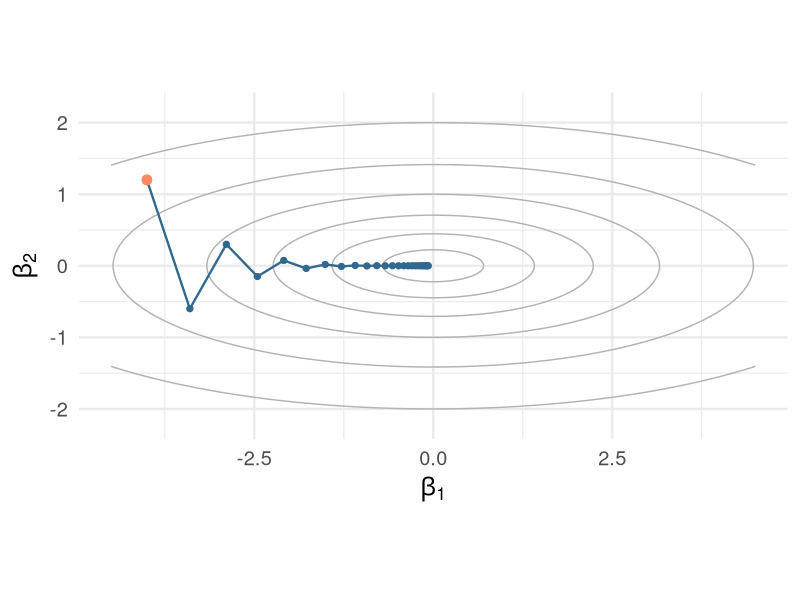
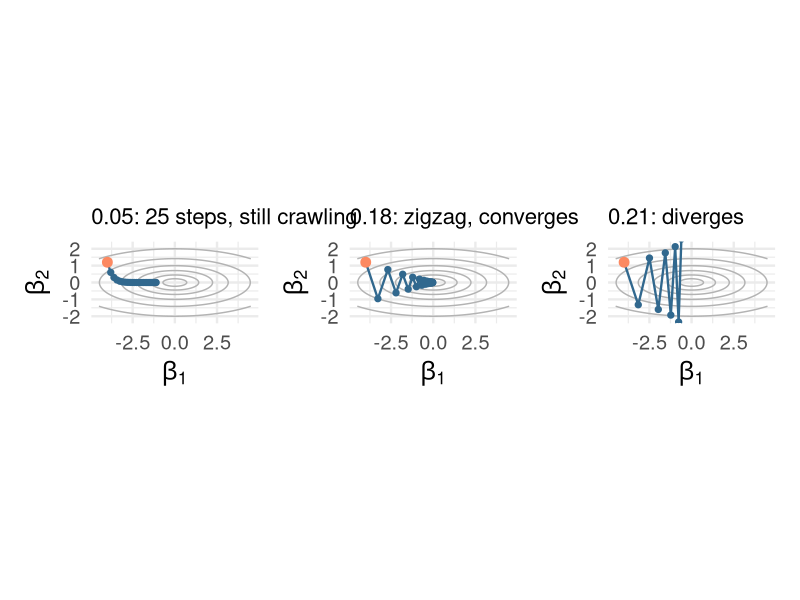
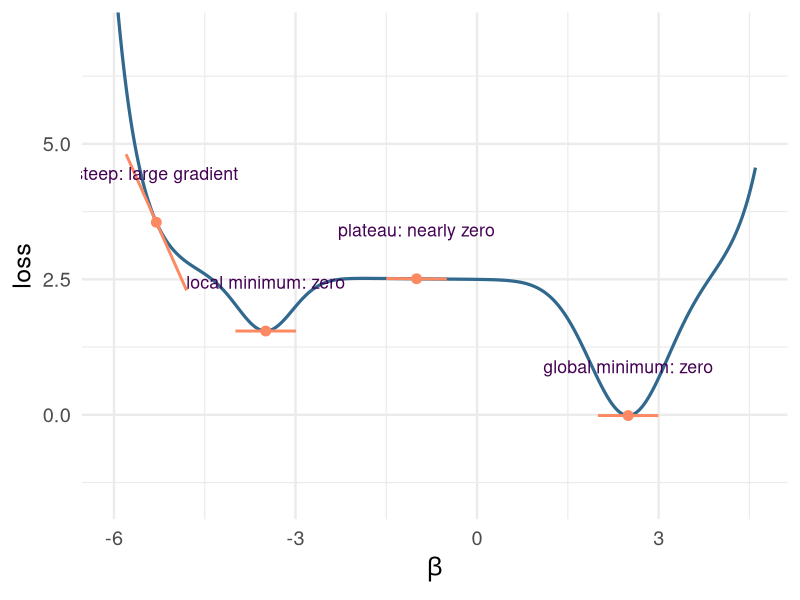
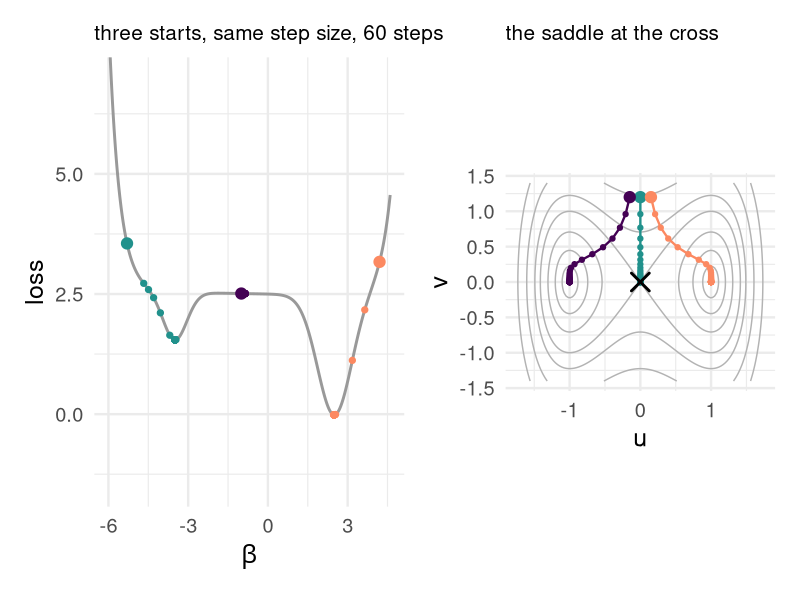
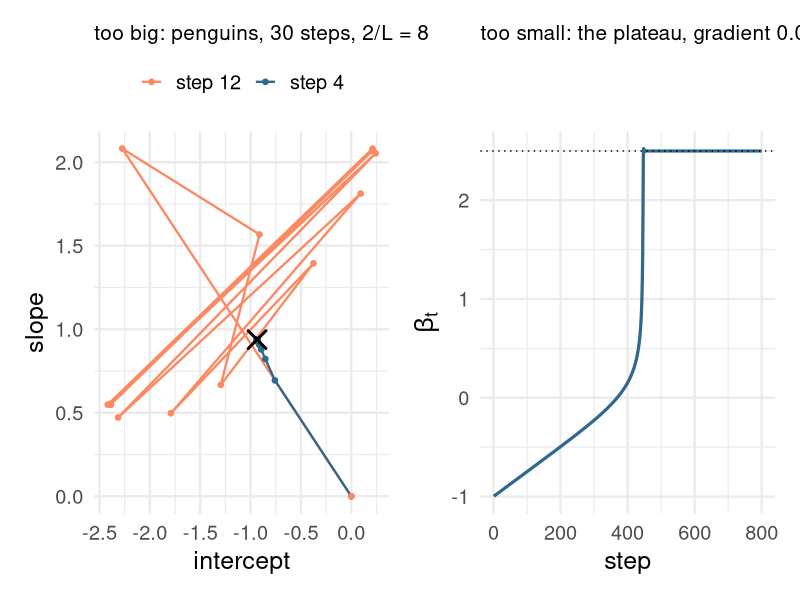
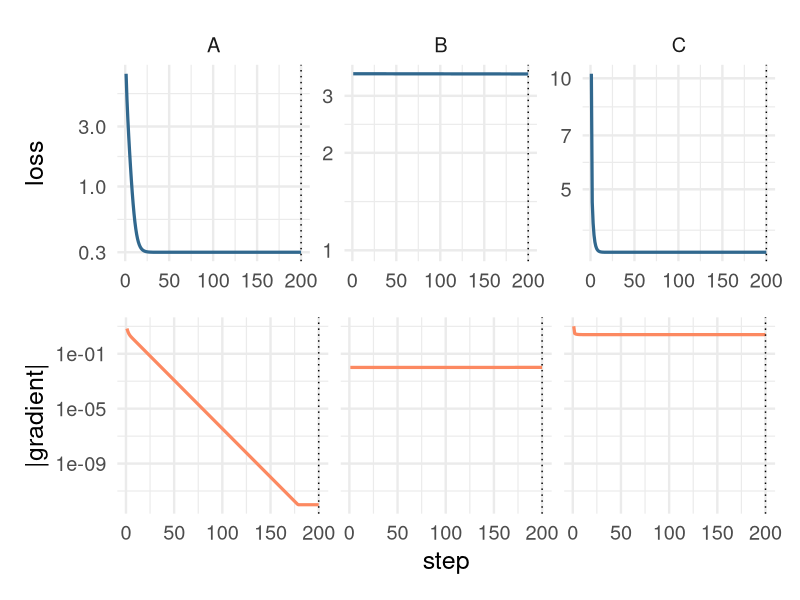
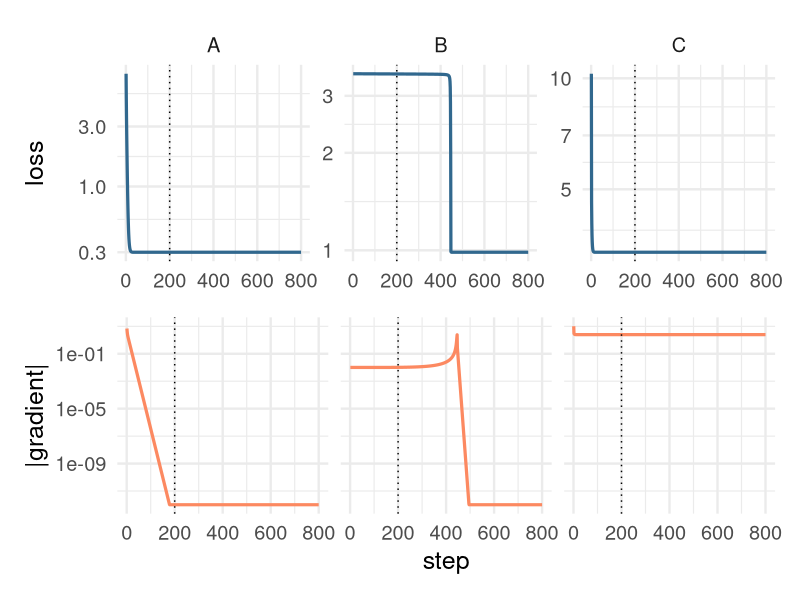
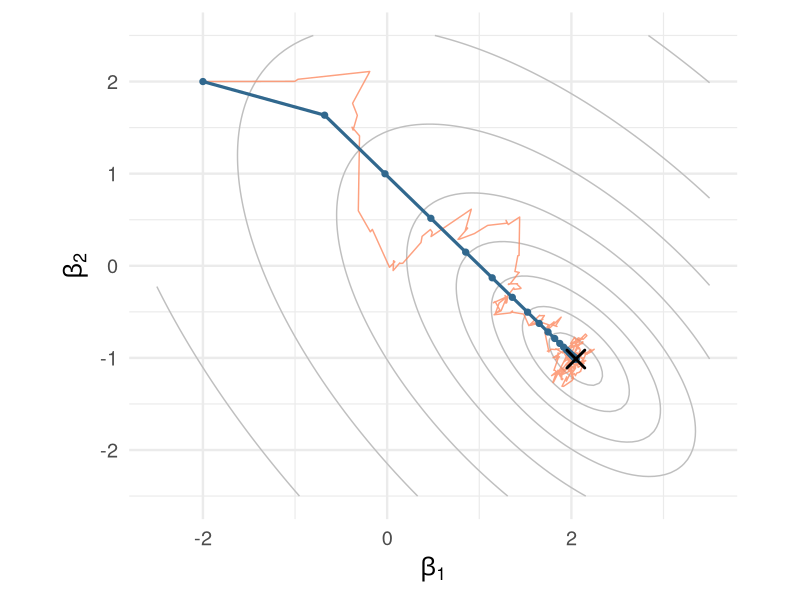

These charts were generated, in order, by the following R code:
## ---- chunk 1
#| label: setup
#| include: false
library(tidyverse)
library(knitr)
library(patchwork)
library(palmerpenguins)
theme_set(theme_minimal(base_size = 18))
options(knitr.table.format = "html")
options(digits = 3)
set.seed(4)
# Palette: viridis for the primary scale, magma for the second one.
v_dark <- "#440154"; v_blue <- "#31688e"; v_teal <- "#21918c"; v_green <- "#5ec962"
m_pink <- "#b73779"; m_purple <- "#8c2981"; m_orange <- "#fc8961"
# A two-parameter quadratic valley, curvature 1 along beta_1 and 10 along beta_2,
# for the step-size pictures. Gradient descent on it is the exact recurrence
# beta_{t+1} = (1 - gamma a) beta_t in each coordinate.
fq <- function(b1, b2) 0.5 * (b1^2 + 10 * b2^2)
gd_path <- function(start, gamma, steps, a = c(1, 10)) {
  b <- start
  out <- matrix(NA, steps + 1, 2); out[1, ] <- b
  for (t in 1:steps) { b <- b - gamma * a * b; out[t + 1, ] <- b }
  tibble(step = 0:steps, b1 = out[, 1], b2 = out[, 2])
}
contour_grid <- expand_grid(b1 = seq(-4.5, 4.5, length.out = 121),
                            b2 = seq(-2.2, 2.2, length.out = 121)) |>
  mutate(f = fq(b1, b2))
contour_plot <- function(path, title = NULL) {
  ggplot() +
    geom_contour(data = contour_grid, aes(b1, b2, z = f),
                 breaks = c(0.25, 1, 2.5, 5, 10, 20), colour = "grey70") +
    geom_path(data = path, aes(b1, b2), colour = v_blue, linewidth = 0.8) +
    geom_point(data = path, aes(b1, b2), colour = v_blue, size = 1.8) +
    geom_point(data = path[1, ], aes(b1, b2), colour = m_orange, size = 3) +
    coord_equal(xlim = c(-4.5, 4.5), ylim = c(-2.2, 2.2)) +
    labs(x = expression(beta[1]), y = expression(beta[2]), title = title) +
    theme(plot.title = element_text(size = 16))
}
## ---- chunk 2
#| label: valley
#| fig-height: 3.4
#| fig-width: 4.6
#| out-width: "100%"
contour_plot(gd_path(c(-4, 1.2), 0.15, 25))
## ---- chunk 3
#| label: three-steps
#| fig-height: 3.3
#| fig-width: 12
#| out-width: "100%"
p1 <- contour_plot(gd_path(c(-4, 1.2), 0.05, 25), "0.05: 25 steps, still crawling")
p2 <- contour_plot(gd_path(c(-4, 1.2), 0.18, 25), "0.18: zigzag, converges")
p3 <- contour_plot(gd_path(c(-4, 1.2), 0.21, 8), "0.21: diverges")
p1 + p2 + p3
## ---- chunk 4
#| label: landscape-1d
#| fig-height: 2.4
#| fig-width: 11
#| out-width: "100%"
# A one-parameter loss with a steep wall, a local minimum, a shallow monotone plateau (slope about -0.01)
# and the global minimum: two Gaussian wells, two exponential walls and a gentle tilt. Its stationary
# points are the two minima and the local maximum between them (checked numerically, 17 October).
f1 <- function(x) 2.5 - 1.0 * exp(-(x + 3.5)^2 / 0.4) - 2.5 * exp(-(x - 2.5)^2 / 0.8) + exp(-2.5 * (x + 5.3)) + exp(2.5 * (x - 4.3)) - 0.01 * x
g1 <- function(x) 1.0 * exp(-(x + 3.5)^2 / 0.4) * (2 * (x + 3.5) / 0.4) + 2.5 * exp(-(x - 2.5)^2 / 0.8) * (2 * (x - 2.5) / 0.8) - 2.5 * exp(-2.5 * (x + 5.3)) + 2.5 * exp(2.5 * (x - 4.3)) - 0.01
x_lmin <- optimize(f1, c(-4.5, -2.5))$minimum; x_gmin <- optimize(f1, c(1.5, 3.5))$minimum
curve1 <- tibble(x = seq(-6, 4.6, length.out = 400)) |> mutate(f = f1(x))
marks <- tibble(x = c(-5.3, x_lmin, -1.0, x_gmin),
                label = c("steep: large gradient", "local minimum: zero", "plateau: nearly zero", "global minimum: zero")) |>
  mutate(f = f1(x), slope = g1(x))
ggplot(curve1, aes(x, f)) + geom_line(linewidth = 1.1, colour = v_blue) +
  geom_segment(data = marks, aes(x = x - 0.5, xend = x + 0.5, y = f - 0.5 * slope, yend = f + 0.5 * slope), colour = m_orange, linewidth = 1) +
  geom_point(data = marks, aes(x, f), colour = m_orange, size = 3) +
  geom_text(data = marks, aes(x, f + 0.9, label = label), size = 4.5, colour = v_dark) +
  coord_cartesian(ylim = c(-1.5, 7)) + labs(x = expression(beta), y = "loss")
## ---- chunk 5
#| label: landscapes
#| fig-height: 3.1
#| fig-width: 12
#| out-width: "100%"
gd1 <- function(x0, gamma, steps) { x <- x0; out <- numeric(steps + 1); out[1] <- x
  for (t in 1:steps) { x <- x - gamma * g1(x); out[t + 1] <- x }; tibble(start = as.character(x0), step = 0:steps, x = out, f = f1(out)) }
paths1 <- bind_rows(gd1(-5.3, 0.25, 60), gd1(-1.0, 0.25, 60), gd1(4.2, 0.25, 60))
pa <- ggplot(curve1, aes(x, f)) + geom_line(linewidth = 1, colour = "grey60") +
  geom_point(data = paths1, aes(x, f, colour = start), size = 1.8, show.legend = FALSE) +
  geom_point(data = filter(paths1, step == 0), aes(x, f, colour = start), size = 3.5, show.legend = FALSE) +
  scale_colour_manual(values = c(v_dark, v_teal, m_orange)) +
  coord_cartesian(ylim = c(-1.5, 7)) + labs(x = expression(beta), y = "loss", title = "three starts, same step size, 60 steps") + theme(plot.title = element_text(size = 15))
fs <- function(u, v) (u^2 - 1)^2 + v^2
gds <- function(start, gamma, steps) { b <- start; out <- matrix(NA, steps + 1, 2); out[1, ] <- b
  for (t in 1:steps) { b <- b - gamma * c(4 * b[1] * (b[1]^2 - 1), 2 * b[2]); out[t + 1, ] <- b }
  tibble(start = paste(start, collapse = ","), step = 0:steps, u = out[, 1], v = out[, 2]) }
sgrid <- expand_grid(u = seq(-1.8, 1.8, length.out = 121), v = seq(-1.4, 1.4, length.out = 101)) |> mutate(f = fs(u, v))
paths2 <- bind_rows(gds(c(0, 1.2), 0.1, 60), gds(c(0.15, 1.2), 0.1, 60), gds(c(-0.15, 1.2), 0.1, 60))
pb <- ggplot() + geom_contour(data = sgrid, aes(u, v, z = f), breaks = c(0.05, 0.2, 0.5, 1, 1.5, 2.5, 4), colour = "grey70") +
  geom_path(data = paths2, aes(u, v, group = start, colour = start), linewidth = 0.8, show.legend = FALSE) +
  geom_point(data = paths2, aes(u, v, colour = start), size = 1.5, show.legend = FALSE) +
  geom_point(data = filter(paths2, step == 0), aes(u, v, colour = start), size = 3.5, show.legend = FALSE) +
  annotate("point", x = 0, y = 0, shape = 4, size = 5, stroke = 1.5) +
  scale_colour_manual(values = c(v_dark, v_teal, m_orange)) + coord_equal() +
  labs(x = "u", y = "v", title = "the saddle at the cross") + theme(plot.title = element_text(size = 15))
pa + pb + plot_layout(widths = c(1.15, 1))
## ---- chunk 6
#| label: big-small
#| fig-height: 2.9
#| fig-width: 12
#| out-width: "100%"
pg <- penguins |> filter(species != "Gentoo") |> drop_na(flipper_length_mm) |>
  mutate(chinstrap = as.numeric(species == "Chinstrap"), z = as.numeric(scale(flipper_length_mm)))
Xl <- cbind(1, pg$z); yl <- pg$chinstrap; nl <- nrow(Xl)
L_logit <- max(eigen(t(Xl) %*% Xl / nl)$values) / 4
logloss <- function(b) { z <- Xl %*% b; mean((1 - yl) * z + log1p(exp(-z))) }
run_logit <- function(gamma, steps) { b <- c(0, 0); out <- numeric(steps)
  for (t in 1:steps) { p <- 1 / (1 + exp(-Xl %*% b)); b <- b - gamma * (-t(Xl) %*% (yl - p) / nl); out[t] <- logloss(b) }
  tibble(gamma = paste("step", gamma), step = 1:steps, loss = out) }
run_path <- function(gamma, steps) { b <- c(0, 0); out <- matrix(NA, steps + 1, 2); out[1, ] <- b
  for (t in 1:steps) { p <- 1 / (1 + exp(-Xl %*% b)); b <- b - gamma * (-t(Xl) %*% (yl - p) / nl); out[t + 1, ] <- b }
  tibble(gamma = paste("step", gamma), step = 0:steps, intercept = out[, 1], slope = out[, 2]) }
paths_l <- bind_rows(run_path(4, 30), run_path(12, 30))
glm_coef <- coef(glm(chinstrap ~ z, family = binomial, data = pg))
pc <- ggplot(paths_l, aes(intercept, slope, colour = gamma)) + geom_path(linewidth = 0.8) + geom_point(size = 1.6) +
  annotate("point", x = glm_coef[1], y = glm_coef[2], shape = 4, size = 5, stroke = 1.5) +
  scale_colour_manual(values = c(m_orange, v_blue)) +
  labs(x = "intercept", y = "slope", colour = NULL, title = "too big: penguins, 30 steps, 2/L = 8") + theme(legend.position = "top", plot.title = element_text(size = 15))
xp <- -1.0; plateau <- numeric(800); pos <- numeric(800); for (t in 1:800) { xp <- xp - 0.25 * g1(xp); plateau[t] <- f1(xp); pos[t] <- xp }
pd <- ggplot(tibble(step = 1:800, beta = pos), aes(step, beta)) + geom_line(linewidth = 1.1, colour = v_blue) +
  geom_hline(yintercept = x_gmin, linetype = "dotted") +
  labs(x = "step", y = expression(beta[t]), title = "too small: the plateau, gradient 0.01") + theme(plot.title = element_text(size = 15))
pc + pd
## ---- chunk 7
#| label: converged-data
#| include: false
# Three runs, each recorded as training loss and gradient norm at every step.
qa <- gd_path(c(-4, 1.2), 0.15, 800) |> mutate(loss = fq(b1, b2) + 0.3, gnorm = sqrt((b1)^2 + (10 * b2)^2))
lb <- plateau; gb <- abs(g1(pos))
bc <- c(-4, 1.2); lc <- numeric(800); gc <- numeric(800)
for (t in 1:800) { bc <- bc - 0.3 * 0.6^t * c(1, 10) * bc; lc[t] <- fq(bc[1], bc[2]) + 0.3; gc[t] <- sqrt(bc[1]^2 + (10 * bc[2])^2) }
# B's loss is the landscape's value plus 1, so that all three losses are positive and can share a log scale.
conv <- bind_rows(tibble(panel = "A", step = 1:800, loss = qa$loss[-1], gnorm = qa$gnorm[-1]),
                  tibble(panel = "B", step = 1:800, loss = lb + 1, gnorm = gb),
                  tibble(panel = "C", step = 1:800, loss = lc, gnorm = gc)) |>
  mutate(gnorm = pmax(gnorm, 1e-12))
# Top row: training loss. Bottom row: gradient norm, log scale. The 200-step view keeps each panel's full
# vertical range (geom_blank), so that B's plateau looks flat rather than zoomed in.
conv_plot <- function(d) {
  top <- ggplot(d, aes(step, loss)) + geom_blank(data = mutate(conv, step = 1)) + geom_line(linewidth = 1.1, colour = v_blue) +
    geom_vline(xintercept = 200, linetype = "dotted") + facet_wrap(~ panel, scales = "free_y") + scale_y_log10() +
    labs(x = NULL, y = "loss")
  bottom <- ggplot(d, aes(step, gnorm)) + geom_blank(data = mutate(conv, step = 1)) + geom_line(linewidth = 1.1, colour = m_orange) +
    geom_vline(xintercept = 200, linetype = "dotted") + facet_wrap(~ panel) + scale_y_log10() +
    labs(x = "step", y = "|gradient|") + theme(strip.text = element_blank())
  top / bottom
}
## ---- chunk 8
#| label: converged-200
#| fig-height: 2.9
#| fig-width: 12
#| out-width: "100%"
conv_plot(filter(conv, step <= 200))
## ---- chunk 9
#| label: converged-800
#| fig-height: 2.9
#| fig-width: 12
#| out-width: "100%"
conv_plot(conv)
## ---- chunk 10
#| label: two-paths
#| fig-height: 3.4
#| fig-width: 6
#| out-width: "100%"
set.seed(9)
ns <- 200; x1 <- rnorm(ns); x2 <- 0.6 * x1 + 0.8 * rnorm(ns); Xs <- cbind(x1, x2); ys <- Xs %*% c(2, -1) + rnorm(ns)
ols <- solve(t(Xs) %*% Xs, t(Xs) %*% ys)
Ls <- 2 * max(eigen(t(Xs) %*% Xs / ns)$values)
bg <- c(-2, 2); gdp <- matrix(NA, 31, 2); gdp[1, ] <- bg
for (t in 1:30) { bg <- bg - (1 / Ls) * (-2 / ns * t(Xs) %*% (ys - Xs %*% bg)); gdp[t + 1, ] <- bg }
bs <- c(-2, 2); sgp <- matrix(NA, 601, 2); sgp[1, ] <- bs
for (t in 1:600) { i <- sample(ns, 1); bs <- bs - (0.05 / (1 + t / 100)) * (-2 * Xs[i, ] * (ys[i] - sum(Xs[i, ] * bs))); sgp[t + 1, ] <- bs }
pgrid <- expand_grid(b1 = seq(-2.5, 3.5, length.out = 101), b2 = seq(-2.5, 2.5, length.out = 101)) |>
  mutate(f = map2_dbl(b1, b2, ~ mean((ys - Xs %*% c(.x, .y))^2)))
ggplot() +
  geom_contour(data = pgrid, aes(b1, b2, z = f), breaks = min(pgrid$f) + c(0.05, 0.2, 0.5, 1, 2, 4, 8, 16), colour = "grey75") +
  geom_path(data = as_tibble(sgp, .name_repair = ~ c("b1", "b2")), aes(b1, b2), colour = m_orange, alpha = 0.8, linewidth = 0.5) +
  geom_path(data = as_tibble(gdp, .name_repair = ~ c("b1", "b2")), aes(b1, b2), colour = v_blue, linewidth = 1.1) +
  geom_point(data = as_tibble(gdp, .name_repair = ~ c("b1", "b2")), aes(b1, b2), colour = v_blue, size = 1.8) +
  annotate("point", x = ols[1], y = ols[2], shape = 4, size = 5, stroke = 1.5) +
  coord_equal() + labs(x = expression(beta[1]), y = expression(beta[2]))
## ---- chunk 11
#| label: early-stopping-data
#| include: false
set.seed(12)
ne <- 80; pe <- 60
Xe <- matrix(rnorm(ne * pe), ne, pe); be <- rnorm(pe, sd = 0.5); ye <- Xe %*% be + rnorm(ne, sd = 3)
Xh <- matrix(rnorm(2000 * pe), 2000, pe); yh <- Xh %*% be + rnorm(2000, sd = 3)
Le <- 2 * max(eigen(t(Xe) %*% Xe / ne)$values)
bb <- rep(0, pe); es <- vector("list", 300)
for (t in 1:300) {
  bb <- bb - (0.5 / Le) * (-2 / ne * t(Xe) %*% (ye - Xe %*% bb))
  es[[t]] <- tibble(step = t, training = mean((ye - Xe %*% bb)^2), `held-out` = mean((yh - Xh %*% bb)^2))
}
es <- bind_rows(es)
best_step <- es$step[which.min(es$`held-out`)]
es_plot <- function(d) d |> pivot_longer(-step, names_to = "error") |>
  ggplot(aes(step, value, colour = error)) + geom_line(linewidth = 1.2) +
  scale_colour_manual(values = c(`held-out` = m_orange, training = v_blue), drop = FALSE) + scale_x_log10() +
  coord_cartesian(ylim = c(0, max(es$`held-out`) * 1.05)) +
  labs(x = "gradient-descent step (log scale, from step 1)", y = "mean squared error", colour = NULL) + theme(legend.position = "top")
## ---- chunk 12
#| label: early-stopping-training
#| fig-height: 3.6
#| fig-width: 6.2
#| out-width: "100%"
es_plot(select(es, step, training))
## ---- chunk 13
#| label: early-stopping
#| fig-height: 3.4
#| fig-width: 6.2
#| out-width: "100%"
es_plot(es)
